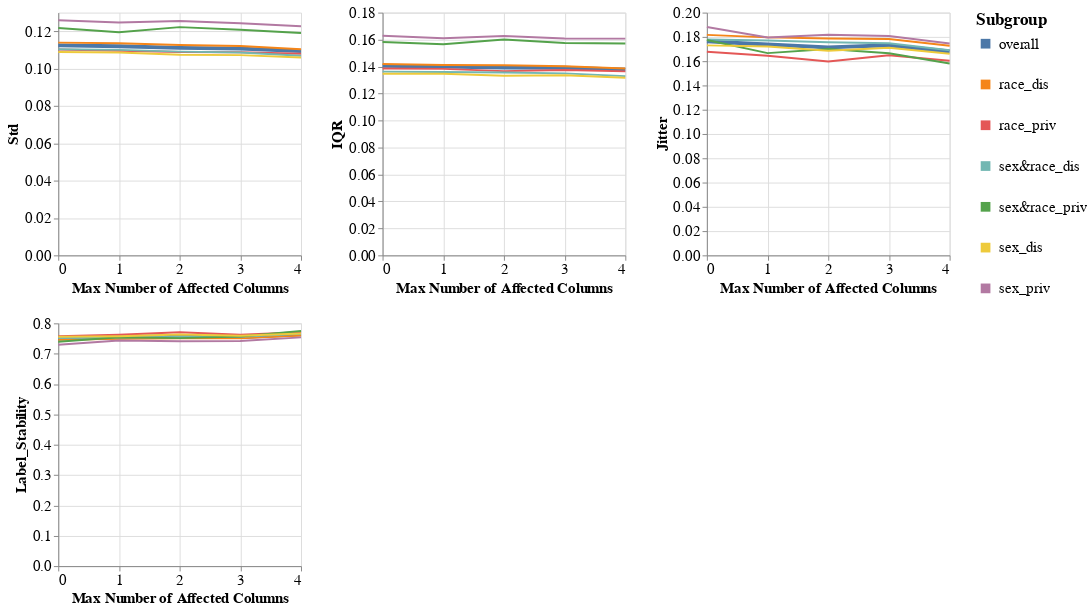

Notebook cell for this chart:
### Markdown cell above
### Subgroup metrics per dataset, experiment iteration, and model

### Code cell
visualizer.create_subgroups_grid_pct_lines_plot(model_name=MODEL_NAMES[0],
                                                target_preprocessing_technique=PREPROCESSING_TECHNIQUES[0],
                                                subgroup_metrics_type='variance',
                                                mode='max_num_columns')

### Figure 1 — Vega-Lite specification as saved in the notebook (floating-point values rounded to 4 significant figures)
{"config": {"view": {"continuousWidth": 400, "continuousHeight": 300}, "axis": {"labelFontSize": 15, "titleFontSize": 15}, "legend": {"labelFontSize": 15, "symbolStrokeWidth": 10, "titleFontSize": 17}, "title": {"fontSize": 15}}, "vconcat": [{"hconcat": [{"mark": "line", "encoding": {"color": {"field": "Subgroup", "type": "nominal"}, "strokeWidth": {"condition": {"value": 4, "test": "datum.Subgroup == 'overall'"}, "value": 2}, "x": {"axis": {"tickMinStep": 1}, "field": "Percentage", "title": "Max Number of Affected Columns", "type": "quantitative"}, "y": {"field": "Metric_Value", "title": "Std", "type": "quantitative"}}, "height": 250, "width": 250}, {"data": {"name": "data-d9b677868b90d9631090e87a6350d691"}, "mark": "line", "encoding": {"color": {"field": "Subgroup", "type": "nominal"}, "strokeWidth": {"condition": {"value": 4, "test": "datum.Subgroup == 'overall'"}, "value": 2}, "x": {"axis": {"tickMinStep": 1}, "field": "Percentage", "title": "Max Number of Affected Columns", "type": "quantitative"}, "y": {"field": "Metric_Value", "title": "IQR", "type": "quantitative"}}, "height": 250, "width": 250}, {"data": {"name": "data-c56f06eae6d95aa3b6ca33a19c95e19d"}, "mark": "line", "encoding": {"color": {"field": "Subgroup", "type": "nominal"}, "strokeWidth": {"condition": {"value": 4, "test": "datum.Subgroup == 'overall'"}, "value": 2}, "x": {"axis": {"tickMinStep": 1}, "field": "Percentage", "title": "Max Number of Affected Columns", "type": "quantitative"}, "y": {"field": "Metric_Value", "title": "Jitter", "type": "quantitative"}}, "height": 250, "width": 250}]}, {"hconcat": [{"mark": "line", "encoding": {"color": {"field": "Subgroup", "type": "nominal"}, "strokeWidth": {"condition": {"value": 4, "test": "datum.Subgroup == 'overall'"}, "value": 2}, "x": {"axis": {"tickMinStep": 1}, "field": "Percentage", "title": "Max Number of Affected Columns", "type": "quantitative"}, "y": {"field": "Metric_Value", "title": "Label_Stability", "type": "quantitative"}}, "height": 250, "width": 250}], "data": {"name": "data-3f572dcca324735318c8ed7069daedfb"}}], "data": {"name": "data-dbabdc6d738989d9075bf38cbc72b5dd"}, "$schema": "https://vega.github.io/schema/vega-lite/v4.17.0.json", "datasets": {"data-dbabdc6d738989d9075bf38cbc72b5dd": [{"Model_Name": "DecisionTreeClassifier", "Test_Set_Index": 0.0, "Metric": "Std", "Subgroup": "overall", "Num_Estimators": 200.0, "Metric_Value": 0.1124, "Percentage": 0.0}, {"Model_Name": "DecisionTreeClassifier", "Test_Set_Index": 0.0, "Metric": "Std", "Subgroup": "race_dis", "Num_Estimators": 200.0, "Metric_Value": 0.1139, "Percentage": 0.0}, {"Model_Name": "DecisionTreeClassifier", "Test_Set_Index": 0.0, "Metric": "Std", "Subgroup": "race_priv", "Num_Estimators": 200.0, "Metric_Value": 0.1102, "Percentage": 0.0}, {"Model_Name": "DecisionTreeClassifier", "Test_Set_Index": 0.0, "Metric": "Std", "Subgroup": "sex&race_dis", "Num_Estimators": 200.0, "Metric_Value": 0.1104, "Percentage": 0.0}, {"Model_Name": "DecisionTreeClassifier", "Test_Set_Index": 0.0, "Metric": "Std", "Subgroup": "sex&race_priv", "Num_Estimators": 200.0, "Metric_Value": 0.1218, "Percentage": 0.0}, {"Model_Name": "DecisionTreeClassifier", "Test_Set_Index": 0.0, "Metric": "Std", "Subgroup": "sex_dis", "Num_Estimators": 200.0, "Metric_Value": 0.1089, "Percentage": 0.0}, {"Model_Name": "DecisionTreeClassifier", "Test_Set_Index": 0.0, "Metric": "Std", "Subgroup": "sex_priv", "Num_Estimators": 200.0, "Metric_Value": 0.1259, "Percentage": 0.0}, {"Model_Name": "DecisionTreeClassifier", "Test_Set_Index": 1.0, "Metric": "Std", "Subgroup": "overall", "Num_Estimators": 200.0, "Metric_Value": 0.112, "Percentage": 1.0}, {"Model_Name": "DecisionTreeClassifier", "Test_Set_Index": 1.0, "Metric": "Std", "Subgroup": "race_dis", "Num_Estimators": 200.0, "Metric_Value": 0.1136, "Percentage": 1.0}, {"Model_Name": "DecisionTreeClassifier", "Test_Set_Index": 1.0, "Metric": "Std", "Subgroup": "race_priv", "Num_Estimators": 200.0, "Metric_Value": 0.1096, "Percentage": 1.0}, {"Model_Name": "DecisionTreeClassifier", "Test_Set_Index": 1.0, "Metric": "Std", "Subgroup": "sex&race_dis", "Num_Estimators": 200.0, "Metric_Value": 0.1101, "Percentage": 1.0}, {"Model_Name": "DecisionTreeClassifier", "Test_Set_Index": 1.0, "Metric": "Std", "Subgroup": "sex&race_priv", "Num_Estimators": 200.0, "Metric_Value": 0.1195, "Percentage": 1.0}, {"Model_Name": "DecisionTreeClassifier", "Test_Set_Index": 1.0, "Metric": "Std", "Subgroup": "sex_dis", "Num_Estimators": 200.0, "Metric_Value": 0.1087, "Percentage": 1.0}, {"Model_Name": "DecisionTreeClassifier", "Test_Set_Index": 1.0, "Metric": "Std", "Subgroup": "sex_priv", "Num_Estimators": 200.0, "Metric_Value": 0.1247, "Percentage": 1.0}, {"Model_Name": "DecisionTreeClassifier", "Test_Set_Index": 2.0, "Metric": "Std", "Subgroup": "overall", "Num_Estimators": 200.0, "Metric_Value": 0.1111, "Percentage": 2.0}, {"Model_Name": "DecisionTreeClassifier", "Test_Set_Index": 2.0, "Metric": "Std", "Subgroup": "race_dis", "Num_Estimators": 200.0, "Metric_Value": 0.1126, "Percentage": 2.0}, {"Model_Name": "DecisionTreeClassifier", "Test_Set_Index": 2.0, "Metric": "Std", "Subgroup": "race_priv", "Num_Estimators": 200.0, "Metric_Value": 0.1089, "Percentage": 2.0}, {"Model_Name": "DecisionTreeClassifier", "Test_Set_Index": 2.0, "Metric": "Std", "Subgroup": "sex&race_dis", "Num_Estimators": 200.0, "Metric_Value": 0.1091, "Percentage": 2.0}, {"Model_Name": "DecisionTreeClassifier", "Test_Set_Index": 2.0, "Metric": "Std", "Subgroup": "sex&race_priv", "Num_Estimators": 200.0, "Metric_Value": 0.1222, "Percentage": 2.0}, {"Model_Name": "DecisionTreeClassifier", "Test_Set_Index": 2.0, "Metric": "Std", "Subgroup": "sex_dis", "Num_Estimators": 200.0, "Metric_Value": 0.1074, "Percentage": 2.0}, {"Model_Name": "DecisionTreeClassifier", "Test_Set_Index": 2.0, "Metric": "Std", "Subgroup": "sex_priv", "Num_Estimators": 200.0, "Metric_Value": 0.1255, "Percentage": 2.0}, {"Model_Name": "DecisionTreeClassifier", "Test_Set_Index": 3.0, "Metric": "Std", "Subgroup": "overall", "Num_Estimators": 200.0, "Metric_Value": 0.1107, "Percentage": 3.0}, {"Model_Name": "DecisionTreeClassifier", "Test_Set_Index": 3.0, "Metric": "Std", "Subgroup": "race_dis", "Num_Estimators": 200.0, "Metric_Value": 0.1121, "Percentage": 3.0}, {"Model_Name": "DecisionTreeClassifier", "Test_Set_Index": 3.0, "Metric": "Std", "Subgroup": "race_priv", "Num_Estimators": 200.0, "Metric_Value": 0.1088, "Percentage": 3.0}, {"Model_Name": "DecisionTreeClassifier", "Test_Set_Index": 3.0, "Metric": "Std", "Subgroup": "sex&race_dis", "Num_Estimators": 200.0, "Metric_Value": 0.1086, "Percentage": 3.0}, {"Model_Name": "DecisionTreeClassifier", "Test_Set_Index": 3.0, "Metric": "Std", "Subgroup": "sex&race_priv", "Num_Estimators": 200.0, "Metric_Value": 0.1208, "Percentage": 3.0}, {"Model_Name": "DecisionTreeClassifier", "Test_Set_Index": 3.0, "Metric": "Std", "Subgroup": "sex_dis", "Num_Estimators": 200.0, "Metric_Value": 0.1072, "Percentage": 3.0}, {"Model_Name": "DecisionTreeClassifier", "Test_Set_Index": 3.0, "Metric": "Std", "Subgroup": "sex_priv", "Num_Estimators": 200.0, "Metric_Value": 0.1243, "Percentage": 3.0}, {"Model_Name": "DecisionTreeClassifier", "Test_Set_Index": 4.0, "Metric": "Std", "Subgroup": "overall", "Num_Estimators": 200.0, "Metric_Value": 0.1094, "Percentage": 4.0}, {"Model_Name": "DecisionTreeClassifier", "Test_Set_Index": 4.0, "Metric": "Std", "Subgroup": "race_dis", "Num_Estimators": 200.0, "Metric_Value": 0.1104, "Percentage": 4.0}, {"Model_Name": "DecisionTreeClassifier", "Test_Set_Index": 4.0, "Metric": "Std", "Subgroup": "race_priv", "Num_Estimators": 200.0, "Metric_Value": 0.108, "Percentage": 4.0}, {"Model_Name": "DecisionTreeClassifier", "Test_Set_Index": 4.0, "Metric": "Std", "Subgroup": "sex&race_dis", "Num_Estimators": 200.0, "Metric_Value": 0.1069, "Percentage": 4.0}, {"Model_Name": "DecisionTreeClassifier", "Test_Set_Index": 4.0, "Metric": "Std", "Subgroup": "sex&race_priv", "Num_Estimators": 200.0, "Metric_Value": 0.1191, "Percentage": 4.0}, {"Model_Name": "DecisionTreeClassifier", "Test_Set_Index": 4.0, "Metric": "Std", "Subgroup": "sex_dis", "Num_Estimators": 200.0, "Metric_Value": 0.106, "Percentage": 4.0}, {"Model_Name": "DecisionTreeClassifier", "Test_Set_Index": 4.0, "Metric": "Std", "Subgroup": "sex_priv", "Num_Estimators": 200.0, "Metric_Value": 0.1227, "Percentage": 4.0}], "data-d9b677868b90d9631090e87a6350d691": [{"Model_Name": "DecisionTreeClassifier", "Test_Set_Index": 0.0, "Metric": "IQR", "Subgroup": "overall", "Num_Estimators": 200.0, "Metric_Value": 0.1405, "Percentage": 0.0}, {"Model_Name": "DecisionTreeClassifier", "Test_Set_Index": 0.0, "Metric": "IQR", "Subgroup": "race_dis", "Num_Estimators": 200.0, "Metric_Value": 0.1418, "Percentage": 0.0}, {"Model_Name": "DecisionTreeClassifier", "Test_Set_Index": 0.0, "Metric": "IQR", "Subgroup": "race_priv", "Num_Estimators": 200.0, "Metric_Value": 0.1386, "Percentage": 0.0}, {"Model_Name": "DecisionTreeClassifier", "Test_Set_Index": 0.0, "Metric": "IQR", "Subgroup": "sex&race_dis", "Num_Estimators": 200.0, "Metric_Value": 0.1362, "Percentage": 0.0}, {"Model_Name": "DecisionTreeClassifier", "Test_Set_Index": 0.0, "Metric": "IQR", "Subgroup": "sex&race_priv", "Num_Estimators": 200.0, "Metric_Value": 0.1582, "Percentage": 0.0}, {"Model_Name": "DecisionTreeClassifier", "Test_Set_Index": 0.0, "Metric": "IQR", "Subgroup": "sex_dis", "Num_Estimators": 200.0, "Metric_Value": 0.1347, "Percentage": 0.0}, {"Model_Name": "DecisionTreeClassifier", "Test_Set_Index": 0.0, "Metric": "IQR", "Subgroup": "sex_priv", "Num_Estimators": 200.0, "Metric_Value": 0.1628, "Percentage": 0.0}, {"Model_Name": "DecisionTreeClassifier", "Test_Set_Index": 1.0, "Metric": "IQR", "Subgroup": "overall", "Num_Estimators": 200.0, "Metric_Value": 0.14, "Percentage": 1.0}, {"Model_Name": "DecisionTreeClassifier", "Test_Set_Index": 1.0, "Metric": "IQR", "Subgroup": "race_dis", "Num_Estimators": 200.0, "Metric_Value": 0.1412, "Percentage": 1.0}, {"Model_Name": "DecisionTreeClassifier", "Test_Set_Index": 1.0, "Metric": "IQR", "Subgroup": "race_priv", "Num_Estimators": 200.0, "Metric_Value": 0.1383, "Percentage": 1.0}, {"Model_Name": "DecisionTreeClassifier", "Test_Set_Index": 1.0, "Metric": "IQR", "Subgroup": "sex&race_dis", "Num_Estimators": 200.0, "Metric_Value": 0.1359, "Percentage": 1.0}, {"Model_Name": "DecisionTreeClassifier", "Test_Set_Index": 1.0, "Metric": "IQR", "Subgroup": "sex&race_priv", "Num_Estimators": 200.0, "Metric_Value": 0.1565, "Percentage": 1.0}, {"Model_Name": "DecisionTreeClassifier", "Test_Set_Index": 1.0, "Metric": "IQR", "Subgroup": "sex_dis", "Num_Estimators": 200.0, "Metric_Value": 0.1346, "Percentage": 1.0}, {"Model_Name": "DecisionTreeClassifier", "Test_Set_Index": 1.0, "Metric": "IQR", "Subgroup": "sex_priv", "Num_Estimators": 200.0, "Metric_Value": 0.161, "Percentage": 1.0}, {"Model_Name": "DecisionTreeClassifier", "Test_Set_Index": 2.0, "Metric": "IQR", "Subgroup": "overall", "Num_Estimators": 200.0, "Metric_Value": 0.1392, "Percentage": 2.0}, {"Model_Name": "DecisionTreeClassifier", "Test_Set_Index": 2.0, "Metric": "IQR", "Subgroup": "race_dis", "Num_Estimators": 200.0, "Metric_Value": 0.1409, "Percentage": 2.0}, {"Model_Name": "DecisionTreeClassifier", "Test_Set_Index": 2.0, "Metric": "IQR", "Subgroup": "race_priv", "Num_Estimators": 200.0, "Metric_Value": 0.1366, "Percentage": 2.0}, {"Model_Name": "DecisionTreeClassifier", "Test_Set_Index": 2.0, "Metric": "IQR", "Subgroup": "sex&race_dis", "Num_Estimators": 200.0, "Metric_Value": 0.1356, "Percentage": 2.0}, {"Model_Name": "DecisionTreeClassifier", "Test_Set_Index": 2.0, "Metric": "IQR", "Subgroup": "sex&race_priv", "Num_Estimators": 200.0, "Metric_Value": 0.1601, "Percentage": 2.0}, {"Model_Name": "DecisionTreeClassifier", "Test_Set_Index": 2.0, "Metric": "IQR", "Subgroup": "sex_dis", "Num_Estimators": 200.0, "Metric_Value": 0.1331, "Percentage": 2.0}, {"Model_Name": "DecisionTreeClassifier", "Test_Set_Index": 2.0, "Metric": "IQR", "Subgroup": "sex_priv", "Num_Estimators": 200.0, "Metric_Value": 0.1626, "Percentage": 2.0}, {"Model_Name": "DecisionTreeClassifier", "Test_Set_Index": 3.0, "Metric": "IQR", "Subgroup": "overall", "Num_Estimators": 200.0, "Metric_Value": 0.1391, "Percentage": 3.0}, {"Model_Name": "DecisionTreeClassifier", "Test_Set_Index": 3.0, "Metric": "IQR", "Subgroup": "race_dis", "Num_Estimators": 200.0, "Metric_Value": 0.1402, "Percentage": 3.0}, {"Model_Name": "DecisionTreeClassifier", "Test_Set_Index": 3.0, "Metric": "IQR", "Subgroup": "race_priv", "Num_Estimators": 200.0, "Metric_Value": 0.1375, "Percentage": 3.0}, {"Model_Name": "DecisionTreeClassifier", "Test_Set_Index": 3.0, "Metric": "IQR", "Subgroup": "sex&race_dis", "Num_Estimators": 200.0, "Metric_Value": 0.135, "Percentage": 3.0}, {"Model_Name": "DecisionTreeClassifier", "Test_Set_Index": 3.0, "Metric": "IQR", "Subgroup": "sex&race_priv", "Num_Estimators": 200.0, "Metric_Value": 0.1574, "Percentage": 3.0}, {"Model_Name": "DecisionTreeClassifier", "Test_Set_Index": 3.0, "Metric": "IQR", "Subgroup": "sex_dis", "Num_Estimators": 200.0, "Metric_Value": 0.1335, "Percentage": 3.0}, {"Model_Name": "DecisionTreeClassifier", "Test_Set_Index": 3.0, "Metric": "IQR", "Subgroup": "sex_priv", "Num_Estimators": 200.0, "Metric_Value": 0.1608, "Percentage": 3.0}, {"Model_Name": "DecisionTreeClassifier", "Test_Set_Index": 4.0, "Metric": "IQR", "Subgroup": "overall", "Num_Estimators": 200.0, "Metric_Value": 0.1377, "Percentage": 4.0}, {"Model_Name": "DecisionTreeClassifier", "Test_Set_Index": 4.0, "Metric": "IQR", "Subgroup": "race_dis", "Num_Estimators": 200.0, "Metric_Value": 0.1386, "Percentage": 4.0}, {"Model_Name": "DecisionTreeClassifier", "Test_Set_Index": 4.0, "Metric": "IQR", "Subgroup": "race_priv", "Num_Estimators": 200.0, "Metric_Value": 0.1364, "Percentage": 4.0}, {"Model_Name": "DecisionTreeClassifier", "Test_Set_Index": 4.0, "Metric": "IQR", "Subgroup": "sex&race_dis", "Num_Estimators": 200.0, "Metric_Value": 0.1329, "Percentage": 4.0}, {"Model_Name": "DecisionTreeClassifier", "Test_Set_Index": 4.0, "Metric": "IQR", "Subgroup": "sex&race_priv", "Num_Estimators": 200.0, "Metric_Value": 0.1571, "Percentage": 4.0}, {"Model_Name": "DecisionTreeClassifier", "Test_Set_Index": 4.0, "Metric": "IQR", "Subgroup": "sex_dis", "Num_Estimators": 200.0, "Metric_Value": 0.1317, "Percentage": 4.0}, {"Model_Name": "DecisionTreeClassifier", "Test_Set_Index": 4.0, "Metric": "IQR", "Subgroup": "sex_priv", "Num_Estimators": 200.0, "Metric_Value": 0.1607, "Percentage": 4.0}], "data-c56f06eae6d95aa3b6ca33a19c95e19d": [{"Model_Name": "DecisionTreeClassifier", "Test_Set_Index": 0.0, "Metric": "Jitter", "Subgroup": "overall", "Num_Estimators": 200.0, "Metric_Value": 0.1763, "Percentage": 0.0}, {"Model_Name": "DecisionTreeClassifier", "Test_Set_Index": 0.0, "Metric": "Jitter", "Subgroup": "race_dis", "Num_Estimators": 200.0, "Metric_Value": 0.1816, "Percentage": 0.0}, {"Model_Name": "DecisionTreeClassifier", "Test_Set_Index": 0.0, "Metric": "Jitter", "Subgroup": "race_priv", "Num_Estimators": 200.0, "Metric_Value": 0.1677, "Percentage": 0.0}, {"Model_Name": "DecisionTreeClassifier", "Test_Set_Index": 0.0, "Metric": "Jitter", "Subgroup": "sex&race_dis", "Num_Estimators": 200.0, "Metric_Value": 0.1779, "Percentage": 0.0}, {"Model_Name": "DecisionTreeClassifier", "Test_Set_Index": 0.0, "Metric": "Jitter", "Subgroup": "sex&race_priv", "Num_Estimators": 200.0, "Metric_Value": 0.1775, "Percentage": 0.0}, {"Model_Name": "DecisionTreeClassifier", "Test_Set_Index": 0.0, "Metric": "Jitter", "Subgroup": "sex_dis", "Num_Estimators": 200.0, "Metric_Value": 0.173, "Percentage": 0.0}, {"Model_Name": "DecisionTreeClassifier", "Test_Set_Index": 0.0, "Metric": "Jitter", "Subgroup": "sex_priv", "Num_Estimators": 200.0, "Metric_Value": 0.1882, "Percentage": 0.0}, {"Model_Name": "DecisionTreeClassifier", "Test_Set_Index": 1.0, "Metric": "Jitter", "Subgroup": "overall", "Num_Estimators": 200.0, "Metric_Value": 0.1738, "Percentage": 1.0}, {"Model_Name": "DecisionTreeClassifier", "Test_Set_Index": 1.0, "Metric": "Jitter", "Subgroup": "race_dis", "Num_Estimators": 200.0, "Metric_Value": 0.1796, "Percentage": 1.0}, {"Model_Name": "DecisionTreeClassifier", "Test_Set_Index": 1.0, "Metric": "Jitter", "Subgroup": "race_priv", "Num_Estimators": 200.0, "Metric_Value": 0.1645, "Percentage": 1.0}, {"Model_Name": "DecisionTreeClassifier", "Test_Set_Index": 1.0, "Metric": "Jitter", "Subgroup": "sex&race_dis", "Num_Estimators": 200.0, "Metric_Value": 0.177, "Percentage": 1.0}, {"Model_Name": "DecisionTreeClassifier", "Test_Set_Index": 1.0, "Metric": "Jitter", "Subgroup": "sex&race_priv", "Num_Estimators": 200.0, "Metric_Value": 0.1666, "Percentage": 1.0}, {"Model_Name": "DecisionTreeClassifier", "Test_Set_Index": 1.0, "Metric": "Jitter", "Subgroup": "sex_dis", "Num_Estimators": 200.0, "Metric_Value": 0.1721, "Percentage": 1.0}, {"Model_Name": "DecisionTreeClassifier", "Test_Set_Index": 1.0, "Metric": "Jitter", "Subgroup": "sex_priv", "Num_Estimators": 200.0, "Metric_Value": 0.1796, "Percentage": 1.0}, {"Model_Name": "DecisionTreeClassifier", "Test_Set_Index": 2.0, "Metric": "Jitter", "Subgroup": "overall", "Num_Estimators": 200.0, "Metric_Value": 0.1714, "Percentage": 2.0}, {"Model_Name": "DecisionTreeClassifier", "Test_Set_Index": 2.0, "Metric": "Jitter", "Subgroup": "race_dis", "Num_Estimators": 200.0, "Metric_Value": 0.1787, "Percentage": 2.0}, {"Model_Name": "DecisionTreeClassifier", "Test_Set_Index": 2.0, "Metric": "Jitter", "Subgroup": "race_priv", "Num_Estimators": 200.0, "Metric_Value": 0.1597, "Percentage": 2.0}, {"Model_Name": "DecisionTreeClassifier", "Test_Set_Index": 2.0, "Metric": "Jitter", "Subgroup": "sex&race_dis", "Num_Estimators": 200.0, "Metric_Value": 0.1757, "Percentage": 2.0}, {"Model_Name": "DecisionTreeClassifier", "Test_Set_Index": 2.0, "Metric": "Jitter", "Subgroup": "sex&race_priv", "Num_Estimators": 200.0, "Metric_Value": 0.17, "Percentage": 2.0}, {"Model_Name": "DecisionTreeClassifier", "Test_Set_Index": 2.0, "Metric": "Jitter", "Subgroup": "sex_dis", "Num_Estimators": 200.0, "Metric_Value": 0.1686, "Percentage": 2.0}, {"Model_Name": "DecisionTreeClassifier", "Test_Set_Index": 2.0, "Metric": "Jitter", "Subgroup": "sex_priv", "Num_Estimators": 200.0, "Metric_Value": 0.1817, "Percentage": 2.0}, {"Model_Name": "DecisionTreeClassifier", "Test_Set_Index": 3.0, "Metric": "Jitter", "Subgroup": "overall", "Num_Estimators": 200.0, "Metric_Value": 0.1731, "Percentage": 3.0}, {"Model_Name": "DecisionTreeClassifier", "Test_Set_Index": 3.0, "Metric": "Jitter", "Subgroup": "race_dis", "Num_Estimators": 200.0, "Metric_Value": 0.1783, "Percentage": 3.0}, {"Model_Name": "DecisionTreeClassifier", "Test_Set_Index": 3.0, "Metric": "Jitter", "Subgroup": "race_priv", "Num_Estimators": 200.0, "Metric_Value": 0.1649, "Percentage": 3.0}, {"Model_Name": "DecisionTreeClassifier", "Test_Set_Index": 3.0, "Metric": "Jitter", "Subgroup": "sex&race_dis", "Num_Estimators": 200.0, "Metric_Value": 0.1748, "Percentage": 3.0}, {"Model_Name": "DecisionTreeClassifier", "Test_Set_Index": 3.0, "Metric": "Jitter", "Subgroup": "sex&race_priv", "Num_Estimators": 200.0, "Metric_Value": 0.1665, "Percentage": 3.0}, {"Model_Name": "DecisionTreeClassifier", "Test_Set_Index": 3.0, "Metric": "Jitter", "Subgroup": "sex_dis", "Num_Estimators": 200.0, "Metric_Value": 0.171, "Percentage": 3.0}, {"Model_Name": "DecisionTreeClassifier", "Test_Set_Index": 3.0, "Metric": "Jitter", "Subgroup": "sex_priv", "Num_Estimators": 200.0, "Metric_Value": 0.1807, "Percentage": 3.0}, {"Model_Name": "DecisionTreeClassifier", "Test_Set_Index": 4.0, "Metric": "Jitter", "Subgroup": "overall", "Num_Estimators": 200.0, "Metric_Value": 0.168, "Percentage": 4.0}, {"Model_Name": "DecisionTreeClassifier", "Test_Set_Index": 4.0, "Metric": "Jitter", "Subgroup": "race_dis", "Num_Estimators": 200.0, "Metric_Value": 0.1728, "Percentage": 4.0}, {"Model_Name": "DecisionTreeClassifier", "Test_Set_Index": 4.0, "Metric": "Jitter", "Subgroup": "race_priv", "Num_Estimators": 200.0, "Metric_Value": 0.1604, "Percentage": 4.0}, {"Model_Name": "DecisionTreeClassifier", "Test_Set_Index": 4.0, "Metric": "Jitter", "Subgroup": "sex&race_dis", "Num_Estimators": 200.0, "Metric_Value": 0.169, "Percentage": 4.0}, {"Model_Name": "DecisionTreeClassifier", "Test_Set_Index": 4.0, "Metric": "Jitter", "Subgroup": "sex&race_priv", "Num_Estimators": 200.0, "Metric_Value": 0.1581, "Percentage": 4.0}, {"Model_Name": "DecisionTreeClassifier", "Test_Set_Index": 4.0, "Metric": "Jitter", "Subgroup": "sex_dis", "Num_Estimators": 200.0, "Metric_Value": 0.1662, "Percentage": 4.0}, {"Model_Name": "DecisionTreeClassifier", "Test_Set_Index": 4.0, "Metric": "Jitter", "Subgroup": "sex_priv", "Num_Estimators": 200.0, "Metric_Value": 0.1746, "Percentage": 4.0}], "data-3f572dcca324735318c8ed7069daedfb": [{"Model_Name": "DecisionTreeClassifier", "Test_Set_Index": 0.0, "Metric": "Label_Stability", "Subgroup": "overall", "Num_Estimators": 200.0, "Metric_Value": 0.7503, "Percentage": 0.0}, {"Model_Name": "DecisionTreeClassifier", "Test_Set_Index": 0.0, "Metric": "Label_Stability", "Subgroup": "race_dis", "Num_Estimators": 200.0, "Metric_Value": 0.746, "Percentage": 0.0}, {"Model_Name": "DecisionTreeClassifier", "Test_Set_Index": 0.0, "Metric": "Label_Stability", "Subgroup": "race_priv", "Num_Estimators": 200.0, "Metric_Value": 0.7576, "Percentage": 0.0}, {"Model_Name": "DecisionTreeClassifier", "Test_Set_Index": 0.0, "Metric": "Label_Stability", "Subgroup": "sex&race_dis", "Num_Estimators": 200.0, "Metric_Value": 0.7519, "Percentage": 0.0}, {"Model_Name": "DecisionTreeClassifier", "Test_Set_Index": 0.0, "Metric": "Label_Stability", "Subgroup": "sex&race_priv", "Num_Estimators": 200.0, "Metric_Value": 0.7391, "Percentage": 0.0}, {"Model_Name": "DecisionTreeClassifier", "Test_Set_Index": 0.0, "Metric": "Label_Stability", "Subgroup": "sex_dis", "Num_Estimators": 200.0, "Metric_Value": 0.756, "Percentage": 0.0}, {"Model_Name": "DecisionTreeClassifier", "Test_Set_Index": 0.0, "Metric": "Label_Stability", "Subgroup": "sex_priv", "Num_Estimators": 200.0, "Metric_Value": 0.7298, "Percentage": 0.0}, {"Model_Name": "DecisionTreeClassifier", "Test_Set_Index": 1.0, "Metric": "Label_Stability", "Subgroup": "overall", "Num_Estimators": 200.0, "Metric_Value": 0.7542, "Percentage": 1.0}, {"Model_Name": "DecisionTreeClassifier", "Test_Set_Index": 1.0, "Metric": "Label_Stability", "Subgroup": "race_dis", "Num_Estimators": 200.0, "Metric_Value": 0.7492, "Percentage": 1.0}, {"Model_Name": "DecisionTreeClassifier", "Test_Set_Index": 1.0, "Metric": "Label_Stability", "Subgroup": "race_priv", "Num_Estimators": 200.0, "Metric_Value": 0.7626, "Percentage": 1.0}, {"Model_Name": "DecisionTreeClassifier", "Test_Set_Index": 1.0, "Metric": "Label_Stability", "Subgroup": "sex&race_dis", "Num_Estimators": 200.0, "Metric_Value": 0.7531, "Percentage": 1.0}, {"Model_Name": "DecisionTreeClassifier", "Test_Set_Index": 1.0, "Metric": "Label_Stability", "Subgroup": "sex&race_priv", "Num_Estimators": 200.0, "Metric_Value": 0.7545, "Percentage": 1.0}, {"Model_Name": "DecisionTreeClassifier", "Test_Set_Index": 1.0, "Metric": "Label_Stability", "Subgroup": "sex_dis", "Num_Estimators": 200.0, "Metric_Value": 0.7574, "Percentage": 1.0}, {"Model_Name": "DecisionTreeClassifier", "Test_Set_Index": 1.0, "Metric": "Label_Stability", "Subgroup": "sex_priv", "Num_Estimators": 200.0, "Metric_Value": 0.7432, "Percentage": 1.0}, {"Model_Name": "DecisionTreeClassifier", "Test_Set_Index": 2.0, "Metric": "Label_Stability", "Subgroup": "overall", "Num_Estimators": 200.0, "Metric_Value": 0.7583, "Percentage": 2.0}, {"Model_Name": "DecisionTreeClassifier", "Test_Set_Index": 2.0, "Metric": "Label_Stability", "Subgroup": "race_dis", "Num_Estimators": 200.0, "Metric_Value": 0.7509, "Percentage": 2.0}, {"Model_Name": "DecisionTreeClassifier", "Test_Set_Index": 2.0, "Metric": "Label_Stability", "Subgroup": "race_priv", "Num_Estimators": 200.0, "Metric_Value": 0.7704, "Percentage": 2.0}, {"Model_Name": "DecisionTreeClassifier", "Test_Set_Index": 2.0, "Metric": "Label_Stability", "Subgroup": "sex&race_dis", "Num_Estimators": 200.0, "Metric_Value": 0.7553, "Percentage": 2.0}, {"Model_Name": "DecisionTreeClassifier", "Test_Set_Index": 2.0, "Metric": "Label_Stability", "Subgroup": "sex&race_priv", "Num_Estimators": 200.0, "Metric_Value": 0.7512, "Percentage": 2.0}, {"Model_Name": "DecisionTreeClassifier", "Test_Set_Index": 2.0, "Metric": "Label_Stability", "Subgroup": "sex_dis", "Num_Estimators": 200.0, "Metric_Value": 0.763, "Percentage": 2.0}, {"Model_Name": "DecisionTreeClassifier", "Test_Set_Index": 2.0, "Metric": "Label_Stability", "Subgroup": "sex_priv", "Num_Estimators": 200.0, "Metric_Value": 0.7412, "Percentage": 2.0}, {"Model_Name": "DecisionTreeClassifier", "Test_Set_Index": 3.0, "Metric": "Label_Stability", "Subgroup": "overall", "Num_Estimators": 200.0, "Metric_Value": 0.7552, "Percentage": 3.0}, {"Model_Name": "DecisionTreeClassifier", "Test_Set_Index": 3.0, "Metric": "Label_Stability", "Subgroup": "race_dis", "Num_Estimators": 200.0, "Metric_Value": 0.7507, "Percentage": 3.0}, {"Model_Name": "DecisionTreeClassifier", "Test_Set_Index": 3.0, "Metric": "Label_Stability", "Subgroup": "race_priv", "Num_Estimators": 200.0, "Metric_Value": 0.7625, "Percentage": 3.0}, {"Model_Name": "DecisionTreeClassifier", "Test_Set_Index": 3.0, "Metric": "Label_Stability", "Subgroup": "sex&race_dis", "Num_Estimators": 200.0, "Metric_Value": 0.7561, "Percentage": 3.0}, {"Model_Name": "DecisionTreeClassifier", "Test_Set_Index": 3.0, "Metric": "Label_Stability", "Subgroup": "sex&race_priv", "Num_Estimators": 200.0, "Metric_Value": 0.7567, "Percentage": 3.0}, {"Model_Name": "DecisionTreeClassifier", "Test_Set_Index": 3.0, "Metric": "Label_Stability", "Subgroup": "sex_dis", "Num_Estimators": 200.0, "Metric_Value": 0.7589, "Percentage": 3.0}, {"Model_Name": "DecisionTreeClassifier", "Test_Set_Index": 3.0, "Metric": "Label_Stability", "Subgroup": "sex_priv", "Num_Estimators": 200.0, "Metric_Value": 0.7416, "Percentage": 3.0}, {"Model_Name": "DecisionTreeClassifier", "Test_Set_Index": 4.0, "Metric": "Label_Stability", "Subgroup": "overall", "Num_Estimators": 200.0, "Metric_Value": 0.7638, "Percentage": 4.0}, {"Model_Name": "DecisionTreeClassifier", "Test_Set_Index": 4.0, "Metric": "Label_Stability", "Subgroup": "race_dis", "Num_Estimators": 200.0, "Metric_Value": 0.7596, "Percentage": 4.0}, {"Model_Name": "DecisionTreeClassifier", "Test_Set_Index": 4.0, "Metric": "Label_Stability", "Subgroup": "race_priv", "Num_Estimators": 200.0, "Metric_Value": 0.7707, "Percentage": 4.0}, {"Model_Name": "DecisionTreeClassifier", "Test_Set_Index": 4.0, "Metric": "Label_Stability", "Subgroup": "sex&race_dis", "Num_Estimators": 200.0, "Metric_Value": 0.7654, "Percentage": 4.0}, {"Model_Name": "DecisionTreeClassifier", "Test_Set_Index": 4.0, "Metric": "Label_Stability", "Subgroup": "sex&race_priv", "Num_Estimators": 200.0, "Metric_Value": 0.7748, "Percentage": 4.0}, {"Model_Name": "DecisionTreeClassifier", "Test_Set_Index": 4.0, "Metric": "Label_Stability", "Subgroup": "sex_dis", "Num_Estimators": 200.0, "Metric_Value": 0.7666, "Percentage": 4.0}, {"Model_Name": "DecisionTreeClassifier", "Test_Set_Index": 4.0, "Metric": "Label_Stability", "Subgroup": "sex_priv", "Num_Estimators": 200.0, "Metric_Value": 0.7537, "Percentage": 4.0}]}}
